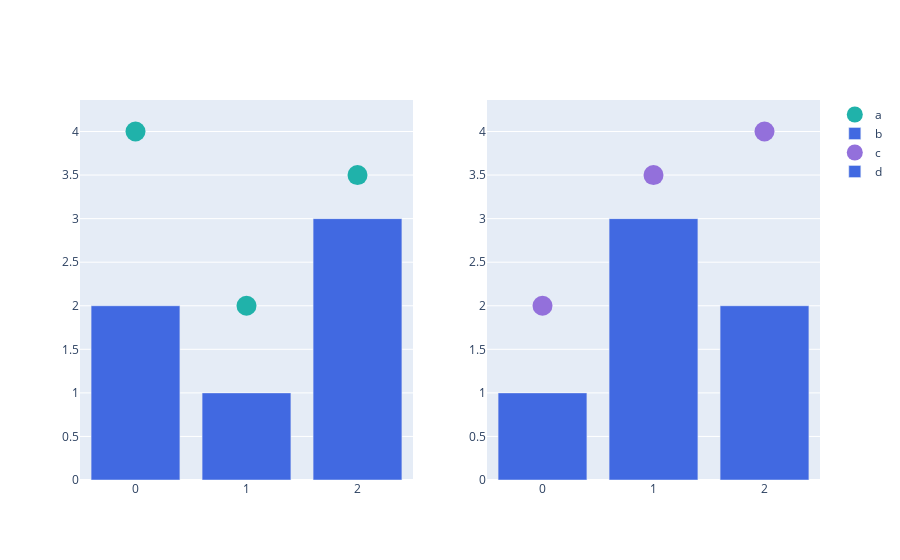

Source (notebook cell):
### Code cell
# 한번에 Bar plot만 파란색으로 바꾸기
fig.update_traces(marker=dict(color="RoyalBlue"),
                  selector=dict(type="bar"))
# fig.update_traces(title_text="gg")

### Figure 1 — Plotly figure (JSON) as saved in the notebook; plotly's stock layout.template omitted (floating-point values rounded to 4 significant figures)
{"data": [{"marker": {"color": "LightSeaGreen", "size": 20}, "mode": "markers", "name": "a", "type": "scatter", "xaxis": "x", "y": [4, 2, 3.5], "yaxis": "y"}, {"marker": {"color": "RoyalBlue"}, "name": "b", "type": "bar", "xaxis": "x", "y": [2, 1, 3], "yaxis": "y"}, {"marker": {"color": "MediumPurple", "size": 20}, "mode": "markers", "name": "c", "type": "scatter", "xaxis": "x2", "y": [2, 3.5, 4], "yaxis": "y2"}, {"marker": {"color": "RoyalBlue"}, "name": "d", "type": "bar", "xaxis": "x2", "y": [1, 3, 2], "yaxis": "y2"}], "layout": {"xaxis": {"anchor": "y", "domain": [0, 0.45]}, "xaxis2": {"anchor": "y2", "domain": [0.55, 1]}, "yaxis": {"anchor": "x", "domain": [0, 1]}, "yaxis2": {"anchor": "x2", "domain": [0, 1]}}}
